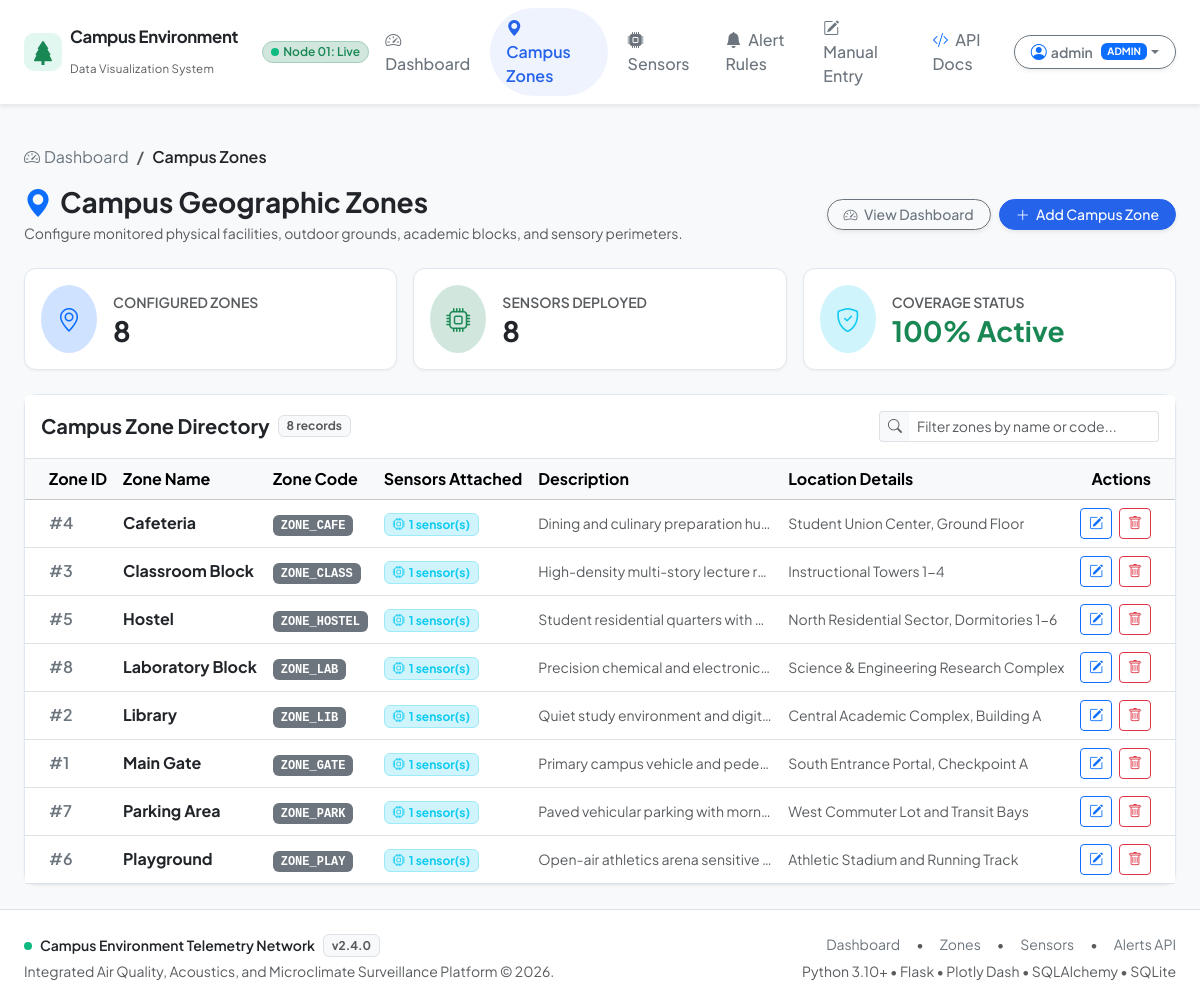
/admin/zones (signed in), run on the app's committed database.
### app/models/user.py (models this page shows, shortened)
class User(UserMixin, db.Model):
    __tablename__ = "users"
    id = db.Column(db.Integer, primary_key=True)
    username = db.Column(db.String(64), unique=True, nullable=False, index=True)
    email = db.Column(db.String(120), unique=True, nullable=False, index=True)
    password_hash = db.Column(db.String(256), nullable=False)
    role = db.Column(db.String(20), nullable=False, default="viewer")  # 'admin' or 'viewer'
    is_active_account = db.Column(db.Boolean, default=True, nullable=False)
    created_at = db.Column(db.DateTime, default=utc_now, nullable=False)
    @property
    def is_admin(self) -> bool:
        return self.role.lower() == "admin"
    @property
    def is_active(self) -> bool:
        return self.is_active_account

### app/models/campus_zone.py (models this page shows, shortened)
class CampusZone(db.Model):
    __tablename__ = "campus_zones"
    id = db.Column(db.Integer, primary_key=True)
    name = db.Column(db.String(100), unique=True, nullable=False, index=True)
    code = db.Column(db.String(30), unique=True, nullable=False, index=True)
    description = db.Column(db.Text, nullable=True)
    location_details = db.Column(db.String(255), nullable=True)
    created_at = db.Column(db.DateTime, default=utc_now, nullable=False)
    sensors = db.relationship("Sensor", back_populates="zone", cascade="all, delete-orphan", lazy="select")
    readings = db.relationship("EnvironmentalReading", back_populates="zone", cascade="all, delete-orphan", lazy="select")
    alerts = db.relationship("Alert", back_populates="zone", cascade="all, delete-orphan", lazy="select")

### app/routes/zones.py (the view, shortened to what this page needs)
@zones_bp.route("/admin/zones", methods=["GET", "POST"])
@login_required
def admin_zones():
    zones = CampusZone.query.order_by(CampusZone.name.asc()).all()
    return render_template("admin_zones.html", zones=zones)

### app/templates/admin_zones.html (shortened to what this page needs)
{% extends "base.html" %}
{% block content %}
<div class="container-fluid px-4 py-4">
  <nav aria-label="breadcrumb" class="mb-3">
    <ol class="breadcrumb small">
      <li class="breadcrumb-item"><a href="/dashboard/" class="text-decoration-none text-secondary"><i class="bi bi-speedometer2 me-1"></i>Dashboard</a></li>
      <li class="breadcrumb-item active text-dark fw-semibold" aria-current="page">Campus Zones</li>
    </ol>
  </nav>
  <div class="d-flex justify-content-between align-items-center mb-4 flex-wrap gap-2">
    <div>
      <h3 class="fw-bold text-dark mb-1">
        <i class="bi bi-geo-alt-fill text-primary me-2"></i>Campus Geographic Zones
      </h3>
      <p class="text-muted small mb-0">Configure monitored physical facilities, outdoor grounds, academic blocks, and sensory perimeters.</p>
    </div>
    <div class="d-flex align-items-center gap-2">
      <a href="/dashboard/" class="btn btn-outline-secondary rounded-pill px-3 shadow-sm btn-sm">
        <i class="bi bi-speedometer2 me-1"></i> View Dashboard
      </a>
      {% if current_user.is_authenticated and current_user.is_admin %}
      <button class="btn btn-primary rounded-pill px-3 shadow-sm btn-sm" data-bs-toggle="modal" data-bs-target="#createZoneModal">
        <i class="bi bi-plus-lg me-1"></i> Add Campus Zone
      </button>
      {% else %}
      <span class="badge bg-secondary-subtle text-secondary border px-3 py-2 rounded-pill">
        <i class="bi bi-eye me-1"></i> Viewer Mode (Read-Only)
      </span>
      {% endif %}
    </div>
  </div>
  <div class="row g-3 mb-4">
    <div class="col-sm-6 col-md-4">
      <div class="card shadow-sm border-0 rounded-3 p-3 bg-white">
        <div class="d-flex align-items-center">
          <div class="p-3 bg-primary-subtle text-primary rounded-circle me-3">
            <i class="bi bi-geo-alt fs-4"></i>
          </div>
          <div>
            <span class="text-muted small fw-semibold text-uppercase">Configured Zones</span>
            <h3 class="fw-bold text-dark mb-0">{{ zones|length }}</h3>
          </div>
        </div>
      </div>
    </div>
    <div class="col-sm-6 col-md-4">
      <div class="card shadow-sm border-0 rounded-3 p-3 bg-white">
        <div class="d-flex align-items-center">
          <div class="p-3 bg-success-subtle text-success rounded-circle me-3">
            <i class="bi bi-cpu fs-4"></i>
          </div>
          <div>
            <span class="text-muted small fw-semibold text-uppercase">Sensors Deployed</span>
            <h3 class="fw-bold text-dark mb-0">
              {% set total_sensors = namespace(count=0) %}
              {% for z in zones %}{% set total_sensors.count = total_sensors.count + z.sensors|length %}{% endfor %}
              {{ total_sensors.count }}
            </h3>
          </div>
        </div>
      </div>
    </div>
    <div class="col-sm-6 col-md-4">
      <div class="card shadow-sm border-0 rounded-3 p-3 bg-white">
        <div class="d-flex align-items-center">
          <div class="p-3 bg-info-subtle text-info rounded-circle me-3">
            <i class="bi bi-shield-check fs-4"></i>
          </div>
          <div>
            <span class="text-muted small fw-semibold text-uppercase">Coverage Status</span>
            <h3 class="fw-bold text-success mb-0">100% Active</h3>
          </div>
        </div>
      </div>
    </div>
  </div>
  <div class="card shadow-sm border-0 rounded-3">
    <div class="card-header bg-white py-3 border-bottom d-flex justify-content-between align-items-center flex-wrap gap-2">
      <div class="d-flex align-items-center gap-2">
        <h5 class="fw-bold mb-0">Campus Zone Directory</h5>
        <span class="badge bg-light text-muted border small" id="searchResultCount">{{ zones|length }} records</span>
      </div>
      <div style="max-width: 280px; width: 100%;">
        <div class="input-group input-group-sm">
          <span class="input-group-text bg-light border-end-0"><i class="bi bi-search text-muted"></i></span>
          <input type="text" class="form-control border-start-0" id="tableSearchInput" placeholder="Filter zones by name or code...">
        </div>
      </div>
    </div>
    <div class="card-body p-0">
      <div class="table-responsive">
        <table class="table table-hover align-middle mb-0 filter-target-table">
          <thead class="table-light">
            <tr>
              <th class="ps-4">Zone ID</th>
              <th>Zone Name</th>
              <th>Zone Code</th>
              <th>Sensors Attached</th>
              <th>Description</th>
              <th>Location Details</th>
              <th class="text-end pe-4">Actions</th>
            </tr>
          </thead>
          <tbody>
            {% for zone in zones %}
            <tr>
              <td class="ps-4 fw-semibold text-secondary">#{{ zone.id }}</td>
              <td>
                <span class="fw-bold text-dark">{{ zone.name }}</span>
              </td>
              <td>
                <span class="badge bg-secondary font-monospace">{{ zone.code }}</span>
              </td>
              <td>
                <a href="/admin/sensors?zone_id={{ zone.id }}" class="badge bg-info-subtle text-info border border-info-subtle text-decoration-none px-2 py-1" title="View attached sensors">
                  <i class="bi bi-cpu me-1"></i>{{ zone.sensors|length }} sensor(s)
                </a>
              </td>
              <td class="text-muted small text-truncate" style="max-width: 250px;">{{ zone.description or "—" }}</td>
              <td class="text-muted small">{{ zone.location_details or "Campus Ground" }}</td>
              <td class="text-end pe-4">
                {% if current_user.is_authenticated and current_user.is_admin %}
                <button class="btn btn-sm btn-outline-primary me-1" data-bs-toggle="modal" data-bs-target="#editZoneModal{{ zone.id }}" title="Edit Zone">
                  <i class="bi bi-pencil-square"></i>
                </button>
                <form method="POST" action="/admin/zones" class="d-inline" onsubmit="return confirm('Delete this zone and all its attached sensor records?');">
                  <button type="submit" class="btn btn-sm btn-outline-danger" title="Delete Zone">
                    <i class="bi bi-trash"></i>
                  </button>
                </form>
                {% else %}
                <span class="badge bg-light text-muted border">No Actions</span>
                {% endif %}
              </td>
            </tr>
            {% endfor %}
          </tbody>
        </table>
      </div>
    </div>
  </div>
</div>
{% endblock %}

### app/templates/base.html (shortened to what this page needs)
<!DOCTYPE html>
<html lang="en">
<head>
  <link href="https://cdn.jsdelivr.net/npm/bootstrap@5.3.3/dist/css/bootstrap.min.css" rel="stylesheet">
  <link href="https://cdn.jsdelivr.net/npm/bootstrap-icons@1.11.3/font/bootstrap-icons.min.css" rel="stylesheet">
  <link href="/static/css/custom.css" rel="stylesheet">
</head>
<body class="bg-light d-flex flex-column min-vh-100">
  <nav class="navbar navbar-expand-lg navbar-light bg-white border-bottom shadow-sm sticky-top">
    <div class="container-fluid px-3 px-lg-4">
      <a class="navbar-brand d-flex align-items-center me-3" href="/dashboard/">
        <div class="brand-icon-wrapper me-2 d-flex align-items-center justify-content-center">
          <i class="bi bi-tree-fill text-success fs-4"></i>
        </div>
        <div>
          <span class="fw-bold text-dark d-block leading-tight brand-title">Campus Environment</span>
          <span class="text-muted small brand-subtitle">Data Visualization System</span>
        </div>
      </a>
      <div class="d-none d-xl-flex align-items-center ms-2 me-auto">
        <span class="badge bg-success-subtle text-success border border-success-subtle rounded-pill px-2 py-1 small fw-semibold d-flex align-items-center">
          <span class="pulse-green-dot me-1"></span> Node 01: Live
        </span>
      </div>
      <div class="collapse navbar-collapse" id="mainNavbar">
        <ul class="navbar-nav ms-auto align-items-lg-center py-2 py-lg-0 gap-1">
          <li class="nav-item">
            <a class="nav-link px-3 rounded-pill {% if request.path == '/dashboard/' or request.path == '/' %}active-nav-pill fw-semibold text-primary{% else %}text-secondary fw-medium{% endif %}" href="/dashboard/">
              <i class="bi bi-speedometer2 me-1"></i> Dashboard
            </a>
          </li>
          {% if current_user.is_authenticated %}
          <li class="nav-item">
            <a class="nav-link px-3 rounded-pill {% if request.path.startswith('/admin/zones') %}active-nav-pill fw-semibold text-primary{% else %}text-secondary fw-medium{% endif %}" href="/admin/zones">
              <i class="bi bi-geo-alt-fill me-1"></i> Campus Zones
            </a>
          </li>
          <li class="nav-item">
            <a class="nav-link px-3 rounded-pill {% if request.path.startswith('/admin/sensors') %}active-nav-pill fw-semibold text-primary{% else %}text-secondary fw-medium{% endif %}" href="/admin/sensors">
              <i class="bi bi-cpu-fill me-1"></i> Sensors
            </a>
          </li>
          <li class="nav-item">
            <a class="nav-link px-3 rounded-pill {% if request.path.startswith('/admin/thresholds') %}active-nav-pill fw-semibold text-primary{% else %}text-secondary fw-medium{% endif %}" href="/admin/thresholds">
              <i class="bi bi-bell-fill me-1"></i> Alert Rules
            </a>
          </li>
          <li class="nav-item">
            <a class="nav-link px-3 rounded-pill {% if request.path.startswith('/admin/readings/manual') %}active-nav-pill fw-semibold text-primary{% else %}text-secondary fw-medium{% endif %}" href="/admin/readings/manual">
              <i class="bi bi-pencil-square me-1"></i> Manual Entry
            </a>
          </li>
          {% endif %}
          <li class="nav-item">
            <a class="nav-link px-3 rounded-pill {% if request.path.startswith('/api/docs') %}active-nav-pill fw-semibold text-primary{% else %}text-secondary fw-medium{% endif %}" href="/api/docs">
              <i class="bi bi-code-slash me-1 text-primary"></i> API Docs
            </a>
          </li>
          <li class="nav-item ms-lg-2 mt-2 mt-lg-0">
            {% if current_user.is_authenticated %}
            <div class="dropdown">
              <button class="btn btn-sm btn-outline-secondary dropdown-toggle rounded-pill px-3 py-1 shadow-sm d-flex align-items-center" type="button" data-bs-toggle="dropdown" aria-expanded="false">
                <i class="bi bi-person-circle text-primary me-1 fs-6"></i>
                <span class="fw-semibold">{{ current_user.username }}</span>
                <span class="badge {% if current_user.role == 'admin' %}bg-primary{% else %}bg-secondary{% endif %} ms-2 text-uppercase" style="font-size: 10px;">{{ current_user.role }}</span>
              </button>
            </div>
            {% endif %}
          </li>
        </ul>
      </div>
    </div>
  </nav>
  <div class="container-fluid px-3 px-lg-4 pt-3">
  </div>
  <main class="flex-grow-1">
    {% block content %}{% endblock %}
  </main>
  <footer class="bg-white border-top py-4 mt-auto">
    <div class="container-fluid px-3 px-lg-4">
      <div class="row align-items-center g-3">
        <div class="col-md-6 text-center text-md-start">
          <div class="d-flex align-items-center justify-content-center justify-content-md-start mb-1">
            <span class="pulse-green-dot me-2"></span>
            <span class="small fw-semibold text-dark">Campus Environment Telemetry Network</span>
            <span class="badge bg-light text-muted border ms-2 small">v2.4.0</span>
          </div>
          <small class="text-muted d-block">Integrated Air Quality, Acoustics, and Microclimate Surveillance Platform &copy; 2026.</small>
        </div>
        <div class="col-md-6 text-center text-md-end">
          <div class="d-flex justify-content-center justify-content-md-end gap-3 small text-muted mb-1">
            <a href="/dashboard/" class="text-decoration-none text-secondary">Dashboard</a>
            <span>•</span>
            <a href="/admin/zones" class="text-decoration-none text-secondary">Zones</a>
            <span>•</span>
            <a href="/admin/sensors" class="text-decoration-none text-secondary">Sensors</a>
            <span>•</span>
            <a href="/api/alerts" class="text-decoration-none text-secondary">Alerts API</a>
          </div>
          <small class="text-muted">Python 3.10+ • Flask • Plotly Dash • SQLAlchemy • SQLite</small>
        </div>
      </div>
    </div>
  </footer>
</body>
</html>

### data on the page
User: username "admin", role "ADMIN"
CampusZone: id "4", name "Cafeteria", code "ZONE_CAFE", sensors|length "1", description "Dining and culinary preparation hu…", location_details "Student Union Center, Ground Floor"
CampusZone: id "3", name "Classroom Block", code "ZONE_CLASS", sensors|length "1", description "High-density multi-story lecture r…", location_details "Instructional Towers 1-4"
CampusZone: id "5", name "Hostel", code "ZONE_HOSTEL", sensors|length "1", description "Student residential quarters with…", location_details "North Residential Sector, Dormitories 1-6"
CampusZone: id "8", name "Laboratory Block", code "ZONE_LAB", sensors|length "1", description "Precision chemical and electronic…", location_details "Science & Engineering Research Complex"
CampusZone: id "2", name "Library", code "ZONE_LIB", sensors|length "1", description "Quiet study environment and digit…", location_details "Central Academic Complex, Building A"
CampusZone: id "1", name "Main Gate", code "ZONE_GATE", sensors|length "1", description "Primary campus vehicle and pede…", location_details "South Entrance Portal, Checkpoint A"
CampusZone: id "7", name "Parking Area", code "ZONE_PARK", sensors|length "1", description "Paved vehicular parking with morn…", location_details "West Commuter Lot and Transit Bays"
CampusZone: id "6", name "Playground", code "ZONE_PLAY", sensors|length "1", description "Open-air athletics arena sensitive…", location_details "Athletic Stadium and Running Track"

### other printed values
{{ zones|length }} "8"
{{ total_sensors.count }} "8"
